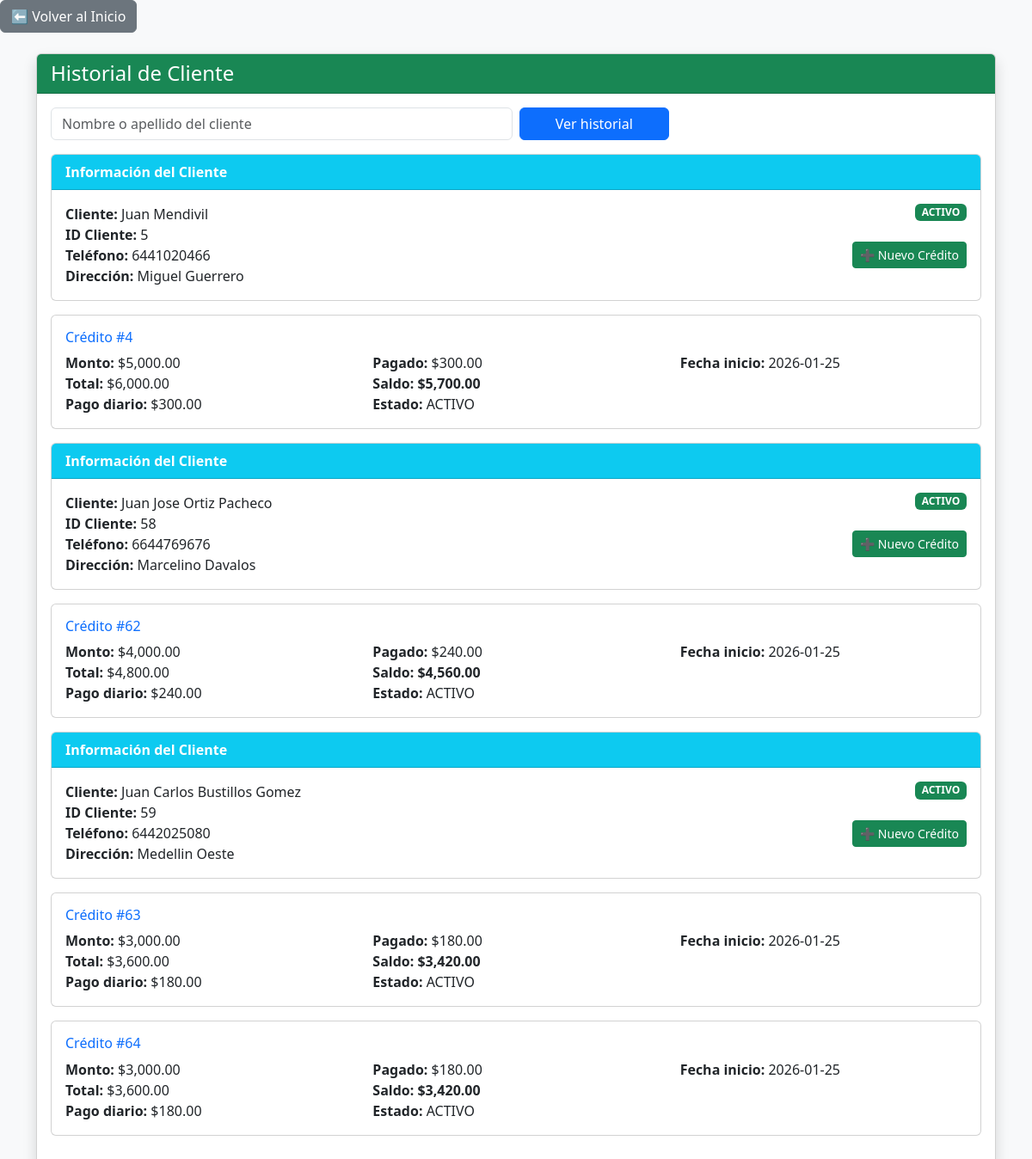
The page /prestamos_je/historial_cliente.php?nombre=Juan on the database its author committed.
### tables this page shows
CREATE TABLE `clientes` (
  `id_cliente` int(11) NOT NULL,
  `curp_ine` varchar(25) DEFAULT NULL,
  `nombre` varchar(50) DEFAULT NULL,
  `apellido` varchar(50) DEFAULT NULL,
  `fecha_nacimiento` date DEFAULT NULL,
  `direccion` varchar(100) DEFAULT NULL,
  `numero_exterior` varchar(20) DEFAULT NULL,
  `colonia` varchar(50) DEFAULT NULL,
  `telefono` varchar(15) DEFAULT NULL,
  `autoriza_credito` enum('SI','NO') DEFAULT 'NO',
  `estatus` enum('ACTIVO','MAL_HISTORIAL','BLOQUEADO') DEFAULT 'ACTIVO',
  `id_asesor` int(11) NOT NULL,
  `id_usuario` int(11) NOT NULL,
  `fecha_registro` timestamp NOT NULL DEFAULT current_timestamp(),
  `negocio` varchar(150) DEFAULT NULL,
  `observaciones` text DEFAULT NULL,
  `numero_ext` varchar(10) DEFAULT NULL,
  `fecha_bloqueo` date DEFAULT NULL,
  `fecha_desbloqueo` date DEFAULT NULL,
  `dias_bloqueo` int(11) DEFAULT NULL,
  `motivo_bloqueo` text DEFAULT NULL
);

CREATE TABLE `prestamos` (
  `id_prestamo` int(11) NOT NULL,
  `id_cliente` int(11) DEFAULT NULL,
  `id_empleado` int(11) DEFAULT NULL,
  `monto_prestado` decimal(10,2) DEFAULT NULL,
  `interes` decimal(10,2) DEFAULT NULL,
  `total_pagar` decimal(10,2) DEFAULT NULL,
  `pago_diario` decimal(10,2) DEFAULT NULL,
  `fecha_inicio` date DEFAULT NULL,
  `dias` int(11) DEFAULT 20,
  `estado` enum('ACTIVO','PAGADO','ATRASADO') DEFAULT 'ACTIVO',
  `interes_total` decimal(10,2) NOT NULL DEFAULT 0.00,
  `saldo_actual` decimal(10,2) DEFAULT 0.00
);

### prestamos_je/historial_cliente.php (the view, shortened to what this page needs)
<?php
include("conexion.php");
include("menu.php");
?>
<!DOCTYPE html>
<html lang="es">
<head>
    <link href="https://cdn.jsdelivr.net/npm/bootstrap@5.3.2/dist/css/bootstrap.min.css" rel="stylesheet">
</head>
<body class="bg-light">
<div class="container mt-4">
<div class="card shadow">
    <div class="card-header bg-success text-white">
        <h4 class="mb-0">Historial de Cliente</h4>
    </div>
    <div class="card-body">
        <form method="GET" class="row g-2 mb-3">
            <div class="col-md-6">
                <input type="text" name="nombre" class="form-control"
                       placeholder="Nombre o apellido del cliente" required>
            </div>
            <div class="col-md-2">
                <button class="btn btn-primary w-100">
                    Ver historial
                </button>
            </div>
        </form>
<?php
if (isset($_GET['nombre'])) {
    $nombre = $conexion->real_escape_string($_GET['nombre']);
    $clientes = $conexion->query("
        SELECT
            id_cliente,
            nombre,
            apellido,
            telefono,
            direccion,
            estatus
        FROM clientes
        WHERE nombre LIKE '%$nombre%'
           OR apellido LIKE '%$nombre%'
    ");
    while ($c = $clientes->fetch_assoc()) {
        $id_cliente = $c['id_cliente'];
        $nombre_cliente = $c['nombre']." ".$c['apellido'];
        echo "
        <div class='card mb-3'>
            <div class='card-header bg-info text-white'>
                <b>Información del Cliente</b>
            </div>
            <div class='card-body'>
                <div class='row'>
                    <div class='col-md-6'>
                        <b>Cliente:</b> $nombre_cliente <br>
                        <b>ID Cliente:</b> $id_cliente <br>
                        <b>Teléfono:</b> {$c['telefono']} <br>
                        <b>Dirección:</b> {$c['direccion']}
                    </div>
                    <div class='col-md-6 text-end'>";
        if ($c['estatus'] === 'ACTIVO') {
            echo "<span class='badge bg-success'>ACTIVO</span>";
        } elseif ($c['estatus'] === 'MAL_HISTORIAL') {
            echo "<span class='badge bg-warning text-dark'>MAL HISTORIAL</span>";
        } else {
            echo "<span class='badge bg-danger'>BLOQUEADO</span>";
        }
        echo "<br><br>";
        if ($c['estatus'] === 'ACTIVO') {
            echo "
            <a href='nuevo_prestamo.php?id_cliente=$id_cliente'
               class='btn btn-success btn-sm'>
               ➕ Nuevo Crédito
            </a>";
        }
        echo "
                    </div>
                </div>
            </div>
        </div>
        ";
        $prestamos = $conexion->query("
            SELECT *
            FROM prestamos
            WHERE id_cliente = $id_cliente
            ORDER BY fecha_inicio DESC
        ");
        while ($p = $prestamos->fetch_assoc()) {
            $pagos = $conexion->query("
                SELECT IFNULL(SUM(monto_pagado),0) AS total_pagado
                FROM pagos
                WHERE id_prestamo = ".$p['id_prestamo']
            );
            $total_pagado = $pagos->fetch_assoc()['total_pagado'];
            $saldo = $p['total_pagar'] - $total_pagado;
?>
        <div class="card mb-3">
            <div class="card-body">
                <h6 class="text-primary">
                    Crédito #<?= $p['id_prestamo'] ?>
                </h6>
                <div class="row">
                    <div class="col-md-4">
                        <b>Monto:</b> $<?= number_format($p['monto_prestado'],2) ?><br>
                        <b>Total:</b> $<?= number_format($p['total_pagar'],2) ?><br>
                        <b>Pago diario:</b> $<?= number_format($p['pago_diario'],2) ?>
                    </div>
                    <div class="col-md-4">
                        <b>Pagado:</b> $<?= number_format($total_pagado,2) ?><br>
                        <b>Saldo:</b> <b>$<?= number_format($saldo,2) ?></b><br>
                        <b>Estado:</b> <?= $p['estado'] ?>
                    </div>
                    <div class="col-md-4">
                        <b>Fecha inicio:</b> <?= $p['fecha_inicio'] ?>
                    </div>
                </div>
            </div>
        </div>
<?php
        }
    }
}
?>
    </div>
</div>
</div>
</body>
</html>

### rows shown on the page
clientes: nombre_cliente "Juan Mendivil", id_cliente "5", telefono "6441020466", direccion "Miguel Guerrero", estatus "ACTIVO"
prestamos: id_prestamo "4", monto_prestado "5,000.00", total_pagar "6,000.00", pago_diario "300.00", total_pagado "300.00", saldo "5,700.00", estado "ACTIVO", fecha_inicio "2026-01-25"
clientes: nombre_cliente "Juan Jose Ortiz Pacheco", id_cliente "58", telefono "6644769676", direccion "Marcelino Davalos", estatus "ACTIVO"
prestamos: id_prestamo "62", monto_prestado "4,000.00", total_pagar "4,800.00", pago_diario "240.00", total_pagado "240.00", saldo "4,560.00", estado "ACTIVO", fecha_inicio "2026-01-25"
clientes: nombre_cliente "Juan Carlos Bustillos Gomez", id_cliente "59", telefono "6442025080", direccion "Medellin Oeste", estatus "ACTIVO"
prestamos: id_prestamo "63", monto_prestado "3,000.00", total_pagar "3,600.00", pago_diario "180.00", total_pagado "180.00", saldo "3,420.00", estado "ACTIVO", fecha_inicio "2026-01-25"
prestamos: id_prestamo "64", monto_prestado "3,000.00", total_pagar "3,600.00", pago_diario "180.00", total_pagado "180.00", saldo "3,420.00", estado "ACTIVO", fecha_inicio "2026-01-25"
